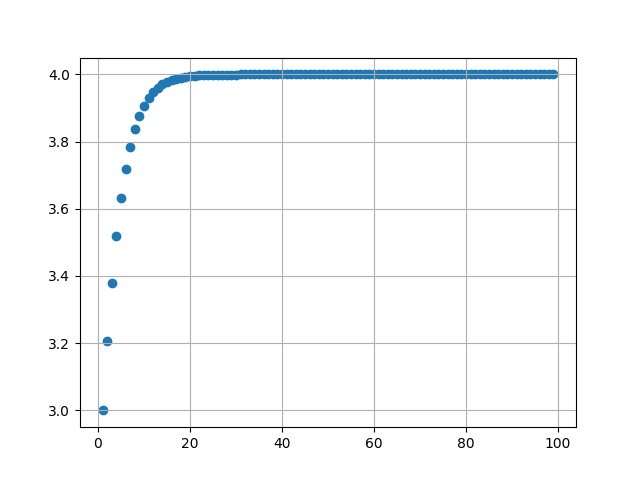

Here is the Python script that generated this plot:

import matplotlib.pyplot as plt

x = list()
y = list()
a = 3

for i in range(1, 100):
	print(a)
	x.append(i)
	y.append(a)
	a = (5 * a*a - 4 * a) ** (1/3)
	

plt.scatter(x, y)
plt.grid()
plt.show()
